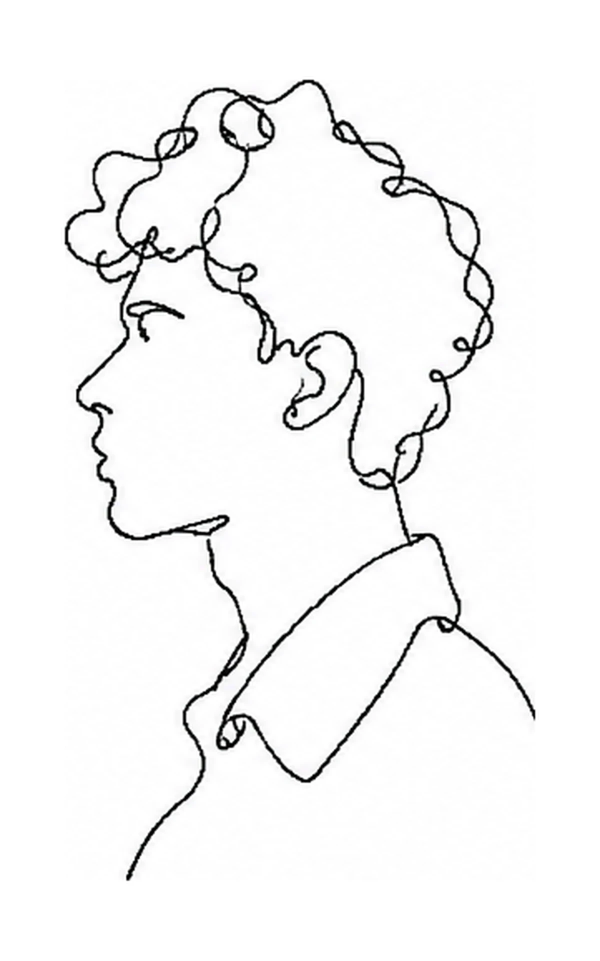
#> input picture assets/turnaround/src/profile-left.webp, 1200 x 1921 px, found by its file name (shown at 1/2 size)
$ python turnaround.py ../assets/turnaround/src/profile-left.webp
#> lines starting #> are read from the running program, lines starting #| are printed output that depends on the picture; after the words box and inside, x2 and y2 are one past the last pixel; in counts of white or black regions, pixels touching at a corner belong together
"""Turnaround loop in an old-MS-Paint style.

Takes the owner's line drawings in assets/turnaround/src/, traces each one into a single continuous path,
then morphs the line from one view to the next to make in-between frames. Every frame is drawn with
1-pixel aliased (Bresenham) lines on a small grid, so it reads like the pencil tool in MS Paint once
the page shows it at 2x with image-rendering: pixelated.

Output: assets/turnaround/turn.png, a horizontal sprite of square frames (frame count = width / height).
Run:    python3 tools/turnaround.py            (needs numpy, scipy, scikit-image, pillow)
        python3 tools/turnaround.py --preview  (also writes a GIF next to the sprite, not committed)
"""
import os, sys
import numpy as np
from PIL import Image
from scipy.optimize import linear_sum_assignment
from scipy.spatial import cKDTree
from skimage.morphology import skeletonize, remove_small_objects

SRC = "assets/turnaround/src/"
# rotation order. x, y = head centre and top of hair in source pixels; s evens out head size.
FRAMES = [
    ("profile-left.webp", 560, 160, 1.00),
    ("back-left.webp", 680, 112, 1.22),
    ("back.png", 728, 201, 1.22),
    ("back-right.png", 752, 197, 1.22),
    ("profile-right.webp", 600, 167, 1.00),
    ("three-quarter-right.webp", 590, 150, 1.00),
    ("front.webp", 555, 155, 1.00),
    ("three-quarter-left.webp", 610, 155, 1.00),
]
WORK = 480            # tracing canvas
PIX = 120             # final pixel grid per frame (shown at 2x)
SCALE = 0.33          # source px -> WORK px
TOP = 24              # where the top of the hair lands on the WORK canvas
N = 900               # points per path (pairs are matched one to one)
INBETWEEN = 5         # morph frames between two views
HOLD = 1              # extra frames each drawn view is held for
STRETCH = 14          # while morphing, a segment longer than this (WORK px) is left out
JUMP = 6              # a gap longer than this (WORK px) is a pen lift, not drawn


def load(name, x, y, s):
#> called with name = 'profile-left.webp', x = 560, y = 160, s = 1
    im = Image.open(SRC + name).convert("L")
    k = SCALE * s
    im = im.resize((round(im.width * k), round(im.height * k)), Image.LANCZOS)
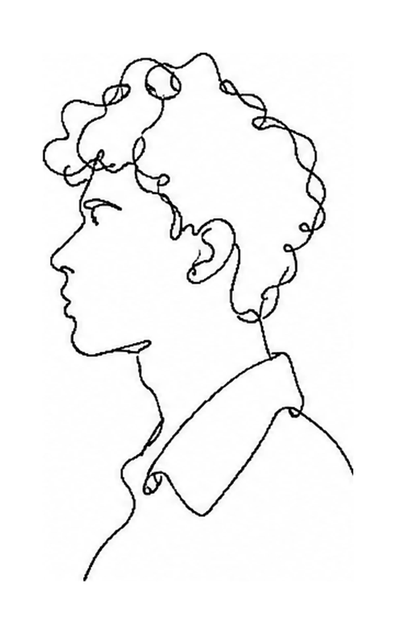
#> im: PIL image 396x634 L; min 0, max 255, mean 245.2
    canvas = Image.new("L", (WORK, WORK), 255)
#> canvas: PIL image 480x480 L; every value is 255
    canvas.paste(im, (round(WORK / 2 - x * k), round(TOP - y * k)))
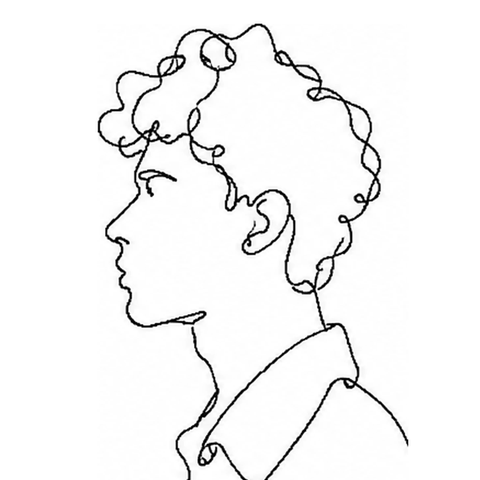
#> canvas: PIL image 480x480 L; min 0, max 255, mean 244.8
    ink = np.asarray(canvas) < 150
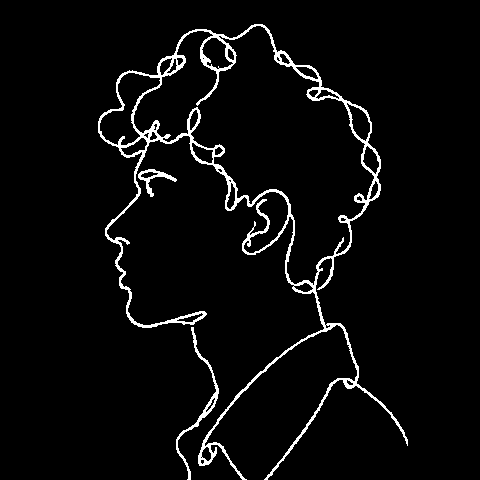
#> ink: shape (480, 480) bool; 4% white in thin lines or dots, all inside (x1, y1, x2, y2) = (98, 24, 408, 480)
#> (the run stopped early here; a loop or call above may not have finished)
